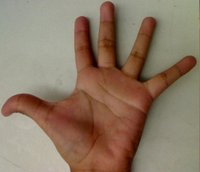
//> input picture opencv/opencv学习(三十九)之反向投影calcBackProjection()/Back_Projection_Theory2.jpg, 200 x 172 px
$ ./calcBackProject   (built with g++ and OpenCV 4)
//> lines starting //> are read from the running program, lines starting //| are printed output that depends on the picture
#include <iostream>
#include <opencv2/core.hpp>
#include <opencv2/highgui.hpp>
#include <opencv2/imgproc.hpp>

using namespace std;
using namespace cv;

//定义全局变量
Mat srcImage, hsvImage,hueImage;
const int hueBinMaxValue = 180;
int hueBinValue=25;

//声明回调函数
void Hist_and_Backprojection(int, void*);

int main()
{
    srcImage=imread("Back_Projection_Theory2.jpg");
//> srcImage is the input picture: 172 rows x 200 cols, CV_8UC3; mean B, G, R 101.1, 120.5, 140.6

    //判断图像是否加载成功
    if(srcImage.empty())
    {
        cout << "图像加载失败" << endl;
        return -1;
    }
    else
        cout << "图像加载成功..." << endl << endl;

    //将图像转化为HSV图像
    cvtColor(srcImage, hsvImage, CV_BGR2HSV);
//> hsvImage: 172 rows x 200 cols, CV_8UC3; mean H, S, V 21.9, 82.7, 141.3

    //只使用图像的H参数
    hueImage.create(hsvImage.size(), hsvImage.depth());
    int ch[]={0,0};
    mixChannels(&hsvImage, 1, &hueImage, 1, ch, 1);
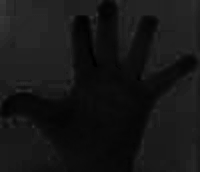
//> hueImage: 172 rows x 200 cols, CV_8UC1; min 0, max 56, mean 21.9

    //轨迹条参数设置
    char trackBarName[20];
    sprintf(trackBarName,"Hue bin:%d",hueBinMaxValue);
    namedWindow("SourceImage",WINDOW_AUTOSIZE);

    //创建轨迹条并调用回调函数
    createTrackbar(trackBarName, "SourceImage", &hueBinValue, hueBinMaxValue, Hist_and_Backprojection);
    Hist_and_Backprojection(hueBinValue, 0);

    imshow("SourceImage", srcImage);

    waitKey(0);

    return 0;
}

void Hist_and_Backprojection(int, void*)
{
    MatND hist;
    int histsize=MAX(hueBinValue, 2);
    float hue_range[]={0,180};
    const float* ranges={hue_range};

    //计算图像直方图并归一化处理
    calcHist(&hueImage, 1, 0, Mat(), hist, 1, &histsize, &ranges, true, false);
//> hist = 25 values, max 11483 at index 1, min 0 at index 8, mean 1376
    normalize(hist, hist, 0, 255, NORM_MINMAX, -1, Mat());
//> hist = 25 values, max 255 at index 1, min 0 at index 8, mean 30.56

    //获取反向投影
    MatND backProjection;
    calcBackProject(&hueImage, 1, 0, hist, backProjection, &ranges, 1, true);
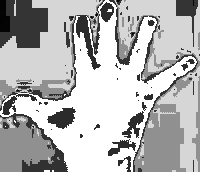
//> backProjection: 172 rows x 200 cols, CV_8UC1; min 2, max 255, mean 181.4

    //输出反向投影
    imshow("BackProjection", backProjection);

    //绘制图像直方图
    int w=400;
    int h=400;
    int bin_w = cvRound((double)w/histsize);
    Mat histImage = Mat::zeros(w, h, CV_8UC3);
    for(int i=0; i < hueBinValue; i++)
    {
        rectangle(histImage, Point(i*bin_w, h), Point((i+1)*bin_w, h-cvRound(hist.at<float>(i)*h/255.0)), Scalar(0,0,255), -1);
    }
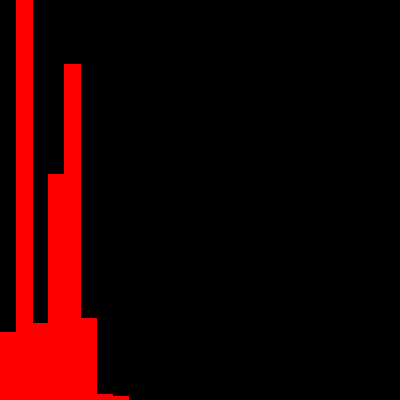
//> histImage: 400 rows x 400 cols, CV_8UC3; mean B, G, R 0, 0, 31.6
    imshow("HistImage", histImage);
}
